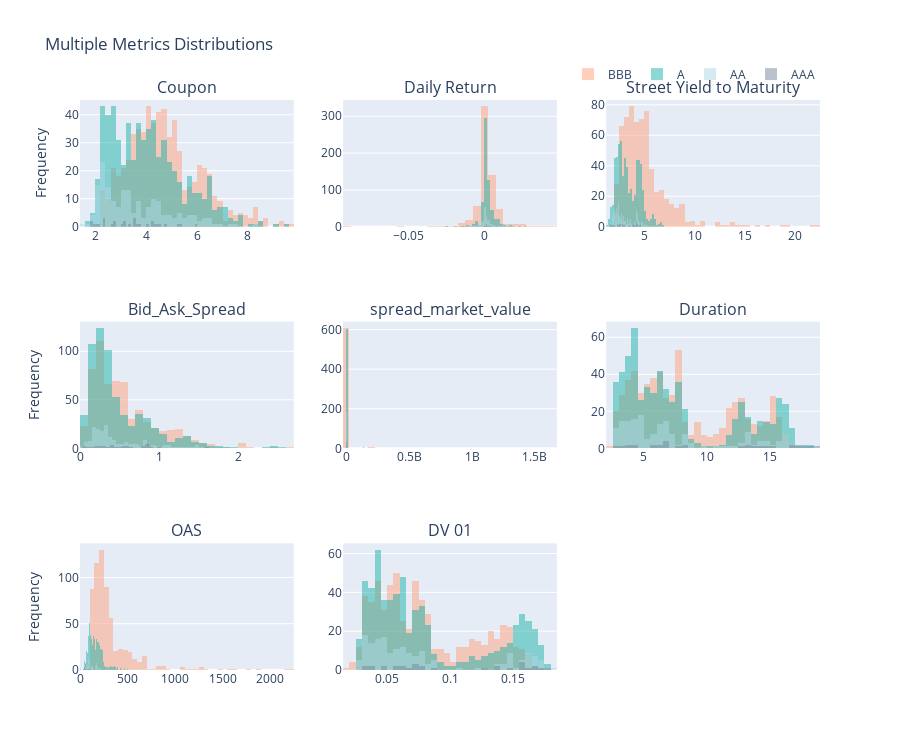

This figure's notebook cell:
### Code cell
plot_multiple(metrics, rating_data, 3, 3)

### Figure 1 — Plotly figure (JSON) as saved in the notebook; plotly's stock layout.template omitted (floating-point values rounded to 4 significant figures; data arrays with more than 128 entries replaced by an {"elided": "..."} marker saying what was removed)
{"data": [{"marker": {"color": "#FFA07A"}, "name": "BBB", "nbinsx": 50, "opacity": 0.5, "showlegend": true, "type": "histogram", "x": {"elided": "636 float values"}, "xaxis": "x", "yaxis": "y"}, {"marker": {"color": "#20B2AA"}, "name": "A", "nbinsx": 50, "opacity": 0.5, "showlegend": true, "type": "histogram", "x": {"elided": "633 float values"}, "xaxis": "x", "yaxis": "y"}, {"marker": {"color": "#ADD8E6"}, "name": "AA", "nbinsx": 50, "opacity": 0.5, "showlegend": true, "type": "histogram", "x": {"elided": "183 float values"}, "xaxis": "x", "yaxis": "y"}, {"marker": {"color": "#778899"}, "name": "AAA", "nbinsx": 50, "opacity": 0.5, "showlegend": true, "type": "histogram", "x": [5.2, 4.2, 2.375, 3.176, 1.85, 2.375, 3.75, 2, 3.125, 4.45, 3, 2.125, 3.5, 4.375, 1.912, 2.709, 2.7, 5.95, 3.375, 3.625, 1.819, 4.2, 4.75, 2.397, 5.3, 4.5, 3.5, 4, 3.567, 2.65], "xaxis": "x", "yaxis": "y"}, {"marker": {"color": "#FFA07A"}, "name": "BBB", "nbinsx": 50, "opacity": 0.5, "showlegend": false, "type": "histogram", "x": {"elided": "636 float values"}, "xaxis": "x2", "yaxis": "y2"}, {"marker": {"color": "#20B2AA"}, "name": "A", "nbinsx": 50, "opacity": 0.5, "showlegend": false, "type": "histogram", "x": {"elided": "633 float values"}, "xaxis": "x2", "yaxis": "y2"}, {"marker": {"color": "#ADD8E6"}, "name": "AA", "nbinsx": 50, "opacity": 0.5, "showlegend": false, "type": "histogram", "x": {"elided": "183 float values"}, "xaxis": "x2", "yaxis": "y2"}, {"marker": {"color": "#778899"}, "name": "AAA", "nbinsx": 50, "opacity": 0.5, "showlegend": false, "type": "histogram", "x": [0.003248, 0.000198, 0.00136, 0.002537, 0.0008471, 0.0006763, 0.002304, 0.0004362, -0.002295, 0.001815, 0.00167, 0.001328, 0.003736, 0.002911, 0.001095, 0.004601, -0.0004288, 0.001382, 0.003184, 0.001644, 0.001403, 0.007891, -0.000382, 0.001649, 0.003315, 0.004107, 0.001464, 0.004288, -0.01358, 0.001326], "xaxis": "x2", "yaxis": "y2"}, {"marker": {"color": "#FFA07A"}, "name": "BBB", "nbinsx": 50, "opacity": 0.5, "showlegend": false, "type": "histogram", "x": {"elided": "636 float values"}, "xaxis": "x3", "yaxis": "y3"}, {"marker": {"color": "#20B2AA"}, "name": "A", "nbinsx": 50, "opacity": 0.5, "showlegend": false, "type": "histogram", "x": {"elided": "633 float values"}, "xaxis": "x3", "yaxis": "y3"}, {"marker": {"color": "#ADD8E6"}, "name": "AA", "nbinsx": 50, "opacity": 0.5, "showlegend": false, "type": "histogram", "x": {"elided": "183 float values"}, "xaxis": "x3", "yaxis": "y3"}, {"marker": {"color": "#778899"}, "name": "AAA", "nbinsx": 50, "opacity": 0.5, "showlegend": false, "type": "histogram", "x": [4.31, 1.64, 2.547, 2.894, 1.696, 2.387, 4.223, 1.921, 2.973, 4.289, 1.893, 2.566, 4.21, 3.567, 2.015, 3.017, 2.864, 3.869, 2.377, 2.689, 1.704, 4.022, 4.677, 2.603, 4.31, 4.228, 4.0, 4.56, 4.109, 2.465], "xaxis": "x3", "yaxis": "y3"}, {"marker": {"color": "#FFA07A"}, "name": "BBB", "nbinsx": 50, "opacity": 0.5, "showlegend": false, "type": "histogram", "x": {"elided": "636 float values"}, "xaxis": "x4", "yaxis": "y4"}, {"marker": {"color": "#20B2AA"}, "name": "A", "nbinsx": 50, "opacity": 0.5, "showlegend": false, "type": "histogram", "x": {"elided": "633 float values"}, "xaxis": "x4", "yaxis": "y4"}, {"marker": {"color": "#ADD8E6"}, "name": "AA", "nbinsx": 50, "opacity": 0.5, "showlegend": false, "type": "histogram", "x": {"elided": "183 float values"}, "xaxis": "x4", "yaxis": "y4"}, {"marker": {"color": "#778899"}, "name": "AAA", "nbinsx": 50, "opacity": 0.5, "showlegend": false, "type": "histogram", "x": [0.7989, 0.06782, 0.5078, 0.2188, 0.2938, 0.03347, 0.8578, 0.2503, 0.3551, 0.125, 0.3925, 0.2446, 0.5919, 0.7873, 0.3921, 0.5478, 0.3936, 0.8722, 0.6606, 0.46, 0.3042, 0.6101, 1.017, 0.1671, 0.8434, 0.8573, 0.5505, 0.8861, 1.6, 0.1825], "xaxis": "x4", "yaxis": "y4"}, {"marker": {"color": "#FFA07A"}, "name": "BBB", "nbinsx": 50, "opacity": 0.5, "showlegend": false, "type": "histogram", "x": {"elided": "636 float values"}, "xaxis": "x5", "yaxis": "y5"}, {"marker": {"color": "#20B2AA"}, "name": "A", "nbinsx": 50, "opacity": 0.5, "showlegend": false, "type": "histogram", "x": {"elided": "633 int values"}, "xaxis": "x5", "yaxis": "y5"}, {"marker": {"color": "#ADD8E6"}, "name": "AA", "nbinsx": 50, "opacity": 0.5, "showlegend": false, "type": "histogram", "x": {"elided": "183 int values"}, "xaxis": "x5", "yaxis": "y5"}, {"marker": {"color": "#778899"}, "name": "AAA", "nbinsx": 50, "opacity": 0.5, "showlegend": false, "type": "histogram", "x": [0, 0, 0, 0, 0, 0, 0, 0, 0, 0, 0, 0, 0, 0, 0, 0, 0, 0, 0, 0, 0, 0, 0, 0, 0, 0, 0, 0, 0, 0], "xaxis": "x5", "yaxis": "y5"}, {"marker": {"color": "#FFA07A"}, "name": "BBB", "nbinsx": 50, "opacity": 0.5, "showlegend": false, "type": "histogram", "x": {"elided": "636 float values"}, "xaxis": "x6", "yaxis": "y6"}, {"marker": {"color": "#20B2AA"}, "name": "A", "nbinsx": 50, "opacity": 0.5, "showlegend": false, "type": "histogram", "x": {"elided": "633 float values"}, "xaxis": "x6", "yaxis": "y6"}, {"marker": {"color": "#ADD8E6"}, "name": "AA", "nbinsx": 50, "opacity": 0.5, "showlegend": false, "type": "histogram", "x": {"elided": "183 float values"}, "xaxis": "x6", "yaxis": "y6"}, {"marker": {"color": "#778899"}, "name": "AAA", "nbinsx": 50, "opacity": 0.5, "showlegend": false, "type": "histogram", "x": [14.28, 3.151, 6.677, 6.972, 3.809, 5.608, 17.12, 4.48, 8.261, 16.65, 4.374, 6.338, 16.84, 12.55, 3.947, 8.036, 7.981, 13.32, 6.977, 6.75, 2.967, 13.35, 18.08, 5.668, 14.59, 15.15, 13.63, 18.68, 17.5, 6.071], "xaxis": "x6", "yaxis": "y6"}, {"marker": {"color": "#FFA07A"}, "name": "BBB", "nbinsx": 50, "opacity": 0.5, "showlegend": false, "type": "histogram", "x": {"elided": "636 float values"}, "xaxis": "x7", "yaxis": "y7"}, {"marker": {"color": "#20B2AA"}, "name": "A", "nbinsx": 50, "opacity": 0.5, "showlegend": false, "type": "histogram", "x": {"elided": "633 float values"}, "xaxis": "x7", "yaxis": "y7"}, {"marker": {"color": "#ADD8E6"}, "name": "AA", "nbinsx": 50, "opacity": 0.5, "showlegend": false, "type": "histogram", "x": {"elided": "183 float values"}, "xaxis": "x7", "yaxis": "y7"}, {"marker": {"color": "#778899"}, "name": "AAA", "nbinsx": 50, "opacity": 0.5, "showlegend": false, "type": "histogram", "x": [179.3, 48.13, 73.14, 100.5, 36.88, 73.12, 152.0, 46.04, 95.71, 159.9, 46.35, 82.19, 155.5, 114.7, 67.98, 104.7, 89.58, 139.9, 53.39, 81.93, 57.27, 155.0, 198.5, 93.4, 175.5, 165.6, 153.3, 184.5, 139.2, 71.27], "xaxis": "x7", "yaxis": "y7"}, {"marker": {"color": "#FFA07A"}, "name": "BBB", "nbinsx": 50, "opacity": 0.5, "showlegend": false, "type": "histogram", "x": {"elided": "636 float values"}, "xaxis": "x8", "yaxis": "y8"}, {"marker": {"color": "#20B2AA"}, "name": "A", "nbinsx": 50, "opacity": 0.5, "showlegend": false, "type": "histogram", "x": {"elided": "633 float values"}, "xaxis": "x8", "yaxis": "y8"}, {"marker": {"color": "#ADD8E6"}, "name": "AA", "nbinsx": 50, "opacity": 0.5, "showlegend": false, "type": "histogram", "x": {"elided": "183 float values"}, "xaxis": "x8", "yaxis": "y8"}, {"marker": {"color": "#778899"}, "name": "AAA", "nbinsx": 50, "opacity": 0.5, "showlegend": false, "type": "histogram", "x": [0.1587, 0.03431, 0.06596, 0.07338, 0.0393, 0.05652, 0.1554, 0.04582, 0.08559, 0.1679, 0.0463, 0.06185, 0.1466, 0.1398, 0.03946, 0.07877, 0.07932, 0.1735, 0.07491, 0.07355, 0.03057, 0.1377, 0.1773, 0.05626, 0.167, 0.156, 0.1274, 0.1636, 0.1563, 0.06287], "xaxis": "x8", "yaxis": "y8"}], "layout": {"annotations": [{"font": {"size": 16}, "showarrow": false, "text": "Coupon", "x": 0.1444, "xanchor": "center", "xref": "paper", "y": 1, "yanchor": "bottom", "yref": "paper"}, {"font": {"size": 16}, "showarrow": false, "text": "Daily Return", "x": 0.5, "xanchor": "center", "xref": "paper", "y": 1, "yanchor": "bottom", "yref": "paper"}, {"font": {"size": 16}, "showarrow": false, "text": "Street Yield to Maturity", "x": 0.8556, "xanchor": "center", "xref": "paper", "y": 1, "yanchor": "bottom", "yref": "paper"}, {"font": {"size": 16}, "showarrow": false, "text": "Bid_Ask_Spread", "x": 0.1444, "xanchor": "center", "xref": "paper", "y": 0.6111, "yanchor": "bottom", "yref": "paper"}, {"font": {"size": 16}, "showarrow": false, "text": "spread_market_value", "x": 0.5, "xanchor": "center", "xref": "paper", "y": 0.6111, "yanchor": "bottom", "yref": "paper"}, {"font": {"size": 16}, "showarrow": false, "text": "Duration", "x": 0.8556, "xanchor": "center", "xref": "paper", "y": 0.6111, "yanchor": "bottom", "yref": "paper"}, {"font": {"size": 16}, "showarrow": false, "text": "OAS", "x": 0.1444, "xanchor": "center", "xref": "paper", "y": 0.2222, "yanchor": "bottom", "yref": "paper"}, {"font": {"size": 16}, "showarrow": false, "text": "DV 01", "x": 0.5, "xanchor": "center", "xref": "paper", "y": 0.2222, "yanchor": "bottom", "yref": "paper"}], "barmode": "overlay", "height": 750, "legend": {"orientation": "h", "x": 1, "xanchor": "right", "y": 1.02, "yanchor": "bottom"}, "title": {"text": "Multiple Metrics Distributions"}, "width": 900, "xaxis": {"anchor": "y", "domain": [0, 0.2889]}, "xaxis2": {"anchor": "y2", "domain": [0.3556, 0.6444]}, "xaxis3": {"anchor": "y3", "domain": [0.7111, 1]}, "xaxis4": {"anchor": "y4", "domain": [0, 0.2889]}, "xaxis5": {"anchor": "y5", "domain": [0.3556, 0.6444]}, "xaxis6": {"anchor": "y6", "domain": [0.7111, 1]}, "xaxis7": {"anchor": "y7", "domain": [0, 0.2889]}, "xaxis8": {"anchor": "y8", "domain": [0.3556, 0.6444]}, "xaxis9": {"anchor": "y9", "domain": [0.7111, 1]}, "yaxis": {"anchor": "x", "domain": [0.7778, 1], "title": {"text": "Frequency"}}, "yaxis2": {"anchor": "x2", "domain": [0.7778, 1]}, "yaxis3": {"anchor": "x3", "domain": [0.7778, 1]}, "yaxis4": {"anchor": "x4", "domain": [0.3889, 0.6111], "title": {"text": "Frequency"}}, "yaxis5": {"anchor": "x5", "domain": [0.3889, 0.6111]}, "yaxis6": {"anchor": "x6", "domain": [0.3889, 0.6111]}, "yaxis7": {"anchor": "x7", "domain": [0, 0.2222], "title": {"text": "Frequency"}}, "yaxis8": {"anchor": "x8", "domain": [0, 0.2222]}, "yaxis9": {"anchor": "x9", "domain": [0, 0.2222]}}}
